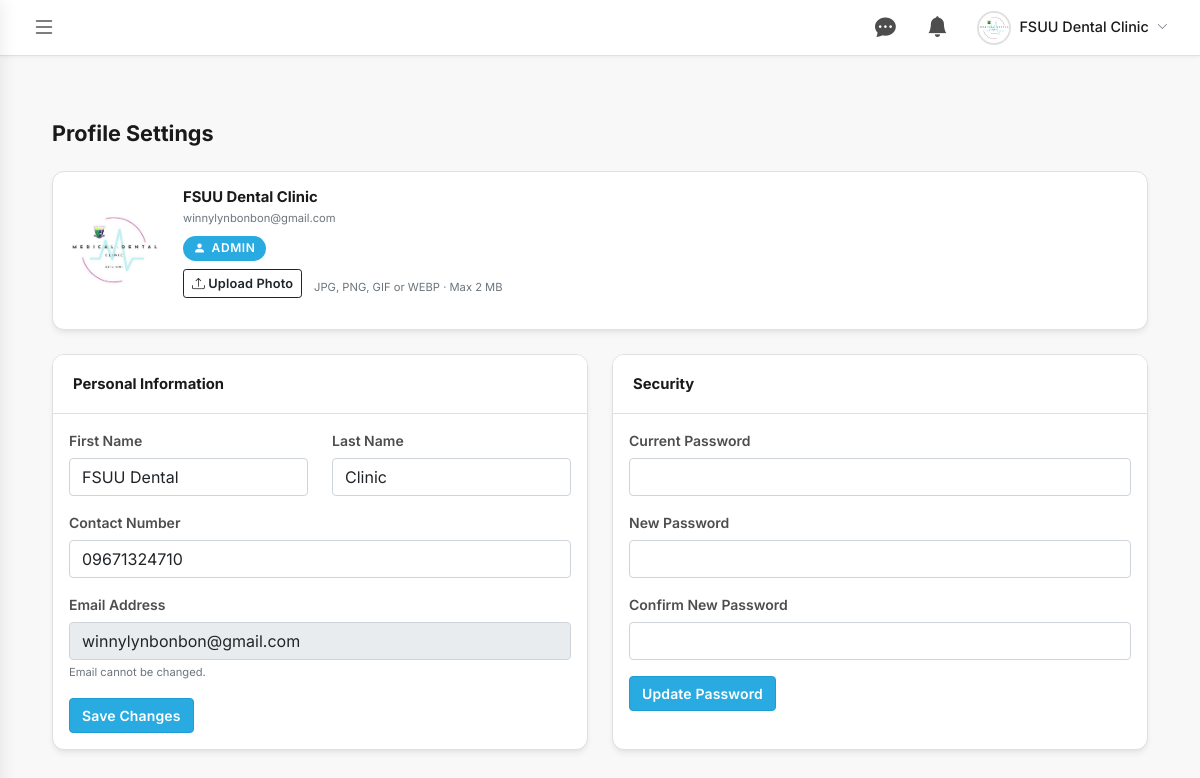
/patient/profile.php (signed in), run on the app's committed database.
### tables this page shows
CREATE TABLE `users` (
  `user_id` int(11) NOT NULL,
  `fsuu_id` varchar(50) DEFAULT NULL,
  `first_name` varchar(100) NOT NULL,
  `last_name` varchar(100) NOT NULL,
  `email` varchar(191) NOT NULL,
  `password` varchar(255) DEFAULT NULL,
  `contact_number` varchar(20) DEFAULT NULL,
  `program` varchar(20) DEFAULT NULL,
  `verification_code` varchar(10) DEFAULT NULL,
  `is_verified` tinyint(1) DEFAULT 0,
  `role` enum('student','staff','dentist','admin') NOT NULL DEFAULT 'student',
  `is_active` tinyint(1) NOT NULL DEFAULT 1,
  `profile_picture` varchar(255) DEFAULT NULL,
  `created_at` datetime NOT NULL DEFAULT current_timestamp()
);

### includes/session.php (called while the page is built, shortened)
<?php
class SessionManager {
    public static function getUser() {
        return [
            'user_id'         => $_SESSION['user_id'] ?? null,
            'fsuu_id'         => $_SESSION['fsuu_id'] ?? null,
            'email'           => $_SESSION['email'] ?? null,
            'first_name'      => $_SESSION['first_name'] ?? null,
            'last_name'       => $_SESSION['last_name'] ?? null,
            'contact_number'  => $_SESSION['contact_number'] ?? null,
            'role'            => $_SESSION['role'] ?? null,
            'profile_picture' => $_SESSION['profile_picture'] ?? null,
        ];
    }
}
?>

### patient/profile.php (the view, shortened to what this page needs)
<?php
require_once '../includes/session.php';
$user = SessionManager::getUser();
$db = getDB();
$db->query("ALTER TABLE users ADD COLUMN IF NOT EXISTS profile_picture VARCHAR(255) DEFAULT NULL");
$profilePic = null;
$hasPassword = false;
$freshStmt = $db->prepare("SELECT first_name, last_name, contact_number, email, role, profile_picture, password FROM users WHERE user_id = ?");
if ($freshStmt) {
    $freshStmt->bind_param("i", $user['user_id']);
    $freshStmt->execute();
    $freshRow = $freshStmt->get_result()->fetch_assoc();
    $user['first_name']      = $freshRow['first_name']      ?? $user['first_name'];
    $user['last_name']       = $freshRow['last_name']       ?? $user['last_name'];
    $user['contact_number']  = $freshRow['contact_number']  ?? $user['contact_number'];
    $user['email']           = $freshRow['email']           ?? $user['email'];
    $user['role']            = $freshRow['role']            ?? $user['role'];
    $profilePic  = $freshRow['profile_picture'] ?? null;
    $hasPassword = !empty($freshRow['password']);
}
?>
<!DOCTYPE html>
<html lang="en">
<head>
    <link href="https://cdn.jsdelivr.net/npm/bootstrap@5.1.3/dist/css/bootstrap.min.css" rel="stylesheet">
    <link rel="stylesheet" href="https://cdn.jsdelivr.net/npm/bootstrap-icons@1.8.1/font/bootstrap-icons.css">
    <link href="../assets/css/style.css" rel="stylesheet">
    <link href="../assets/css/patient-dashboard.css" rel="stylesheet">
    <link href="../assets/css/patient-profile.css" rel="stylesheet">
</head>
<body>
    <div class="dashboard-wrapper">
        <div class="main-content">
            <?php include '../includes/patient-topbar.php'; ?>
            <div class="container-fluid my-4">
                <h2 class="mb-4">Profile Settings</h2>
                <div class="card mb-4">
                    <div class="card-body">
                        <div class="d-flex align-items-center gap-4 flex-wrap">
                            <?php
                            $initials = strtoupper(substr($user['first_name'] ?? 'U', 0, 1) . substr($user['last_name'] ?? 'U', 0, 1));
                            $picSrc   = !empty($profilePic) ? '../' . htmlspecialchars($profilePic) : null;
                            ?>
                            <div class="profile-pic-wrapper" title="Click to change photo">
                                <label for="picUploadInput" class="profile-pic-label">
                                    <?php if ($picSrc): ?>
                                        <img id="profilePicImg" src="<?php echo $picSrc; ?>?v=<?php echo time(); ?>" alt="Profile Picture" class="profile-pic-img">
                                    <?php else: ?>
                                        <div id="profilePicInitials" class="profile-avatar-initials">
                                            <?php echo $initials; ?>
                                        </div>
                                    <?php endif; ?>
                                </label>
                            </div>
                            <div>
                                <h5 class="mb-0"><?php echo htmlspecialchars(($user['first_name'] ?? '') . ' ' . ($user['last_name'] ?? '')); ?></h5>
                                <small class="text-muted"><?php echo htmlspecialchars($user['email'] ?? ''); ?></small>
                                <div class="my-2">
                                    <span style="display:inline-flex;align-items:center;gap:0.35rem;background:#29ABE2;color:#fff;font-size:0.75rem;font-weight:600;padding:0.2rem 0.65rem;border-radius:20px;text-transform:uppercase;letter-spacing:0.05em;">
                                        <i class="bi bi-person-fill"></i>
                                        <?php echo htmlspecialchars(ucfirst($user['role'] ?? 'Student')); ?>
                                    </span>
                                </div>
                                <div class="mt-1">
                                    <label for="picUploadInput" class="btn btn-sm btn-outline-dark">
                                        <i class="bi bi-upload"></i> Upload Photo
                                    </label>
                                    <small class="text-muted ms-2">JPG, PNG, GIF or WEBP · Max 2 MB</small>
                                </div>
                            </div>
                        </div>
                    </div>
                </div>
                <div class="row">
                    <div class="col-md-6 mb-4">
                        <div class="card h-100">
                            <div class="card-header bg-white">
                                <h5 class="mb-0 fw-bold">Personal Information</h5>
                            </div>
                            <div class="card-body">
                                <form id="personalInfoForm">
                                    <div class="row">
                                        <div class="col-md-6 mb-3">
                                            <label class="form-label">First Name</label>
                                            <input type="text" name="first_name" class="form-control" value="<?php echo htmlspecialchars($user['first_name'] ?? ''); ?>" required>
                                        </div>
                                        <div class="col-md-6 mb-3">
                                            <label class="form-label">Last Name</label>
                                            <input type="text" name="last_name" class="form-control" value="<?php echo htmlspecialchars($user['last_name'] ?? ''); ?>" required>
                                        </div>
                                    </div>
                                    <div class="mb-3">
                                        <label class="form-label">Contact Number</label>
                                        <input type="text" name="contact_number" class="form-control" value="<?php echo htmlspecialchars($user['contact_number'] ?? ''); ?>" required>
                                    </div>
                                    <div class="mb-3">
                                        <label class="form-label">Email Address</label>
                                        <input type="email" class="form-control" value="<?php echo htmlspecialchars($user['email'] ?? ''); ?>" readonly disabled>
                                        <small class="text-muted">Email cannot be changed.</small>
                                    </div>
                                    <button type="submit" class="btn" style="background:#29ABE2;color:#fff;border-color:#1C9DD6;">Save Changes</button>
                                </form>
                            </div>
                        </div>
                    </div>
                    <div class="col-md-6 mb-4">
                        <div class="card h-100">
                            <div class="card-header bg-white">
                                <h5 class="mb-0 fw-bold">Security</h5>
                            </div>
                            <div class="card-body">
                                <form id="securityForm">
                                    <?php if ($hasPassword): ?>
                                    <div class="mb-3">
                                        <label class="form-label">Current Password</label>
                                        <input type="password" name="current_password" class="form-control" required>
                                    </div>
                                    <?php else: ?>
                                    <input type="hidden" name="current_password" value="">
                                    <?php endif; ?>
                                    <div class="mb-3">
                                        <label class="form-label"><?php echo $hasPassword ? 'New Password' : 'Set Password'; ?></label>
                                        <input type="password" name="new_password" class="form-control" minlength="8" required>
                                    </div>
                                    <div class="mb-3">
                                        <label class="form-label">Confirm <?php echo $hasPassword ? 'New ' : ''; ?>Password</label>
                                        <input type="password" name="confirm_password" class="form-control" minlength="8" required>
                                    </div>
                                    <button type="submit" class="btn" style="background:#29ABE2;color:#fff;border-color:#1C9DD6;"><?php echo $hasPassword ? 'Update Password' : 'Set Password'; ?></button>
                                </form>
                            </div>
                        </div>
                    </div>
                </div>
            </div>
        </div>
    </div>
</body>
</html>

### includes/patient-topbar.php (shortened to what this page needs)
<link rel="stylesheet" href="../assets/css/patient-topbar.css">
<div class="patient-topbar">
    <button class="sidebar-toggle-btn" id="sidebarToggleBtn" aria-label="Toggle navigation">
        <i class="bi bi-list"></i>
    </button>
    <div class="patient-topbar-inner">
        <div class="pt-notif-wrapper" id="ptMsgWrapper">
            <button class="pt-notif-btn" id="ptMsgBtn" title="Messages" aria-label="Messages">
                <i class="bi bi-chat-dots-fill"></i>
            </button>
        </div>
        <div class="pt-notif-wrapper" id="ptNotifWrapper">
            <button class="pt-notif-btn" id="ptNotifBtn" title="Notifications" aria-label="Notifications">
                <i class="bi bi-bell-fill"></i>
            </button>
        </div>
        <?php
            $ptUser     = SessionManager::getUser();
            $ptFullName = htmlspecialchars(($ptUser['first_name'] ?? '') . ' ' . ($ptUser['last_name'] ?? ''));
            $ptAvatar   = !empty($ptUser['profile_picture'])
                ? '../' . htmlspecialchars($ptUser['profile_picture'])
                : null;
        ?>
        <div class="topbar-user-wrapper" id="ptTopbarUserWrapper">
            <button class="topbar-user-btn" id="ptTopbarUserBtn" aria-label="User menu">
                <?php if ($ptAvatar): ?>
                    <img src="<?= $ptAvatar ?>?v=<?= time() ?>" alt="Avatar" class="topbar-user-avatar">
                <?php else: ?>
                    <span class="topbar-user-initials">
                        <?= strtoupper(substr($ptUser['first_name'] ?? 'P', 0, 1)) ?>
                    </span>
                <?php endif; ?>
                <span class="topbar-user-name"><?= $ptFullName ?></span>
                <i class="bi bi-chevron-down topbar-user-chevron"></i>
            </button>
        </div>
    </div>
</div>

### assets/css/style.css (style rules this page uses)
:root { --primary-color: #29ABE2; --primary-color-hover: #1C9DD6; --secondary-bg: #F8F8F8; --primary-text: #1A1A1A; --accent-color: #E0F4FB; --bg-white: #FFFFFF; --text-light: #4D4D4D; --text-muted: #4D4D4D; --border-color: #E0E0E0; --sidebar-dark: #1A1A1A; --sidebar-text: #4D4D4D; --sidebar-active: #29ABE2; --teal: #29ABE2; --teal-hover: #1C9DD6; --teal-light: #E0F4FB; --card-shadow: 0 4px 6px -1px rgb(0 0 0 / 0.07), 0 2px 4px -2px rgb(0 0 0 / 0.05); --card-shadow-hover: 0 10px 15px -3px rgb(0 0 0 / 0.08), 0 4px 6px -4px rgb(0 0 0 / 0.05); --fs-xs: 0.7rem; --fs-sm: 0.8rem; --fs-base: 0.875rem; --fs-md: 0.95rem; --fs-lg: 1.1rem; --fs-xl: 1.35rem; --fs-2xl: 1.6rem; --fw-normal: 400; --fw-medium: 500; --fw-semi: 600; --fw-bold: 700; }
*, *::before, *::after { box-sizing: border-box; }
body { font-family: 'Inter', system-ui, -apple-system, sans-serif; font-size: var(--fs-base); background-color: #F8F8F8; color: var(--primary-text); line-height: 1.55; -webkit-font-smoothing: antialiased; }
h1, h2, h3, h4, h5, h6 { font-family: 'Inter', system-ui, sans-serif; line-height: 1.25; color: var(--primary-text); margin-top: 0; }
h2 { font-size: var(--fs-xl); font-weight: var(--fw-bold); }
h5 { font-size: 0.925rem; font-weight: var(--fw-bold); }
.form-label, label { font-size: var(--fs-base); font-weight: var(--fw-semi); color: #4D4D4D; margin-bottom: 0.4rem; }
.btn { font-size: var(--fs-base); font-weight: var(--fw-semi); letter-spacing: 0.01em; }
.btn-sm { font-size: var(--fs-sm); }
small, .small { font-size: var(--fs-xs); }
.card { border: 1px solid var(--border-color); border-radius: 12px; box-shadow: var(--card-shadow); transition: all 0.3s cubic-bezier(0.4, 0, 0.2, 1); background-color: var(--bg-white); overflow: hidden; }
.card-header { background-color: var(--bg-white); border-bottom: 1px solid var(--border-color); padding: 1.25rem; font-weight: 600; }

### assets/css/patient-dashboard.css (style rules this page uses)
body { background-color: var(--bg-white); margin: 0; overflow-x: hidden; color: var(--primary-text); }
.dashboard-wrapper { display: flex; min-height: 100vh; }
.main-content { flex-grow: 1; margin-left: 0; padding: 2.5rem; width: 100%; background-color: #F8F8F8; }
.patient-topbar { position: fixed; top: 0; right: 0; left: 0; height: 56px; background: #fff; border-bottom: 1px solid #E0E0E0; z-index: 900; display: flex; align-items: center; justify-content: flex-start; padding: 0 1.5rem; box-shadow: 0 1px 4px rgba(0,0,0,0.06); }
.main-content { padding-top: calc(2.5rem + 56px) !important; }
.patient-topbar-inner { display: flex; align-items: center; gap: 0.75rem; margin-left: auto; }
.pt-notif-btn { position: relative; background: none; border: none; cursor: pointer; font-size: 1.3rem; color: #4D4D4D; width: 40px; height: 40px; border-radius: 50%; display: flex; align-items: center; justify-content: center; transition: background 0.15s, color 0.15s; }
.pt-notif-wrapper { position: relative; }
.sidebar-toggle-btn { display: flex !important; background: none; border: none; color: #4D4D4D; font-size: 1.5rem; width: 40px; height: 40px; align-items: center; justify-content: center; border-radius: 8px; cursor: pointer; flex-shrink: 0; transition: background 0.15s, color 0.15s; padding: 0; }
.topbar-user-wrapper { position: relative; }
.topbar-user-btn { display: flex; align-items: center; gap: 0.5rem; background: none; border: none; cursor: pointer; padding: 0.3rem 0.5rem; border-radius: 8px; transition: background 0.15s; color: #1A1A1A; }
.topbar-user-avatar { width: 34px; height: 34px; border-radius: 50%; object-fit: cover; border: 2px solid #E0E0E0; flex-shrink: 0; }
.topbar-user-name { font-size: 0.9rem; font-weight: 500; color: #1A1A1A; white-space: nowrap; }
.topbar-user-chevron { font-size: 0.7rem; color: #6b7280; transition: transform 0.2s; }

### assets/css/patient-profile.css (style rules this page uses)
.profile-pic-wrapper { position: relative; width: 90px; height: 90px; flex-shrink: 0; cursor: pointer; }
.profile-pic-label { display: block; width: 90px; height: 90px; border-radius: 50%; overflow: hidden; cursor: pointer; position: relative; }
.profile-pic-img { width: 90px; height: 90px; object-fit: cover; border-radius: 50%; display: block; }

### data on the page
users: profile_picture (picture), ptFullName "FSUU Dental Clinic", first_name+last_name "FSUU Dental Clinic", email "winnylynbonbon@gmail.com", role "ADMIN", first_name "FSUU Dental", last_name "Clinic", contact_number "09671324710"
